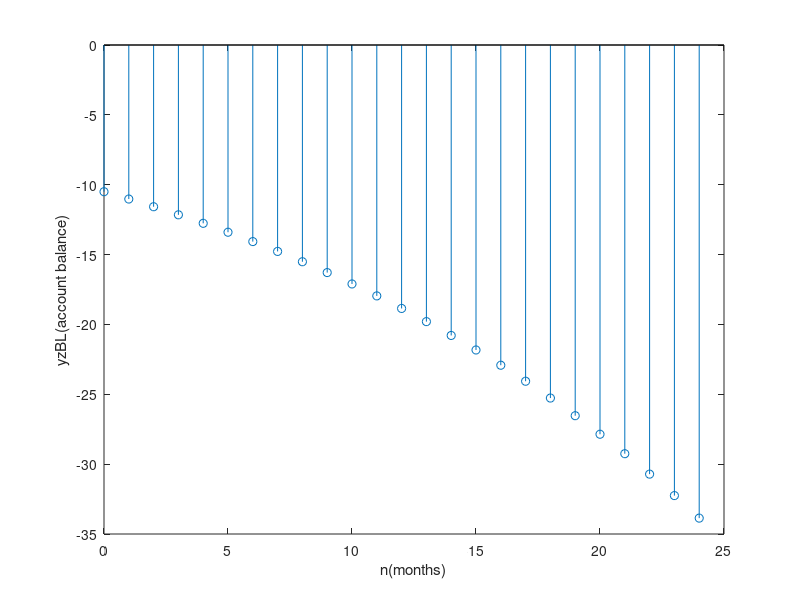

MATLAB code to generate this figure:
% Q11 
% The plot for the natural response of bank loan system for two years

r = 0.05;% Monthly interest rate 
a = 1+r;

y0 = -10;% initial condition
n = 0:1:24;% months in two years
yzBL = (a.^(n+1))*y0;

stem(n,yzBL);
xlabel('n(months)');
ylabel('yzBL(account balance)');